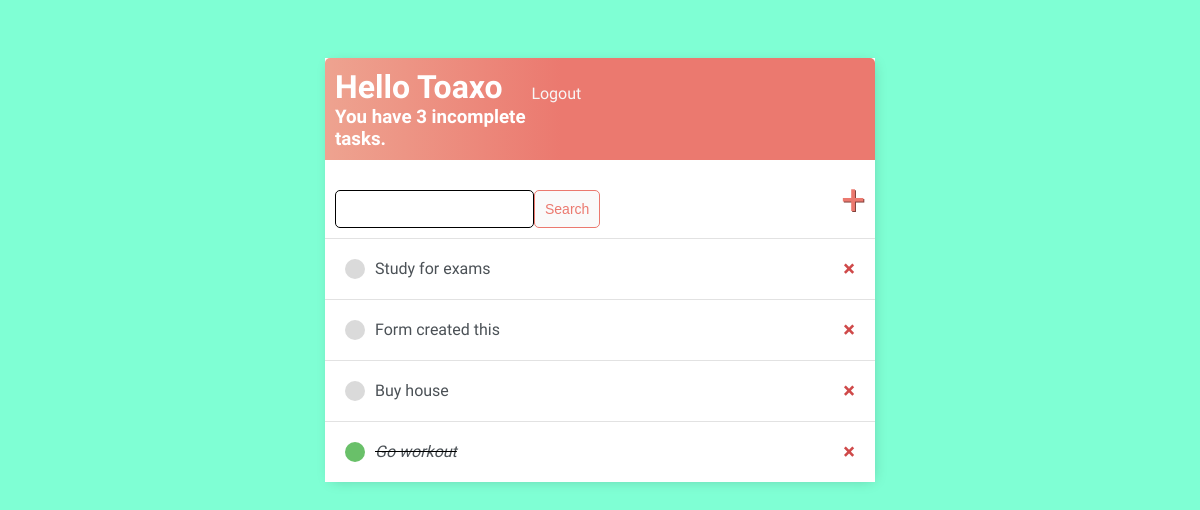
Before: / (signed in) with the older database file.
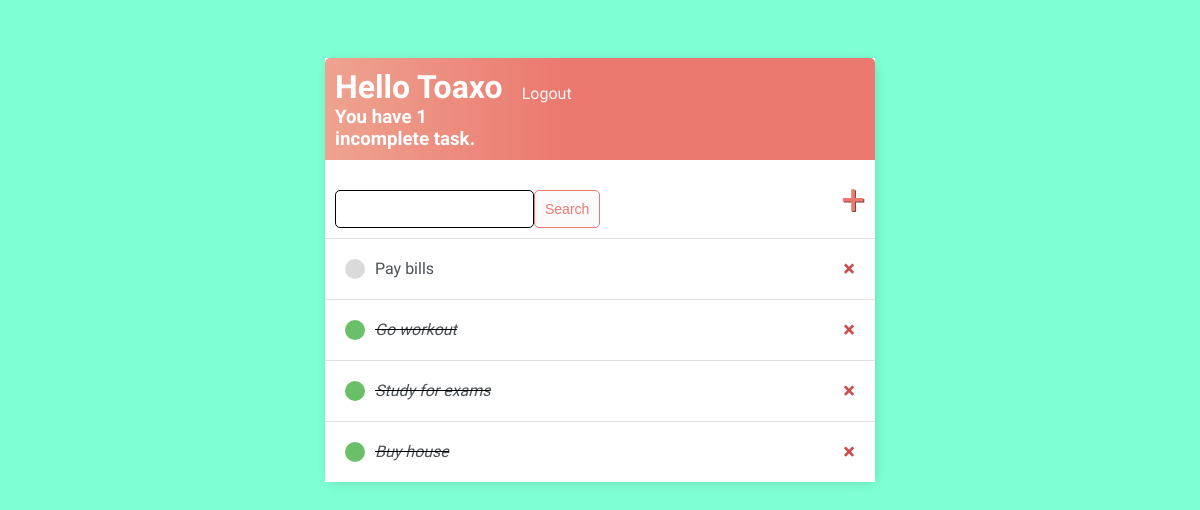
After: the same page with the newer database file.
### base/models.py (models this page shows)
class Task(models.Model):
    user = models.ForeignKey(User, on_delete=models.CASCADE, null=True, blank=True)
    title = models.CharField(max_length=200)
    description = models.TextField(null=True, blank=True)
    complete = models.BooleanField(default=False)
    created = models.DateTimeField(auto_now_add=True)
    def __str__(self):
        return self.title
    class Meta:
        ordering = ["complete"]

### base/views.py (the view)
# urls.py: path("", views.TaskList.as_view(), name="tasks"),
class TaskList(LoginRequiredMixin, generic.list.ListView):
    model = Task
    context_object_name = "tasks"
    login_url = "login"  # No need if set LOGIN_URL = "login" in settings.py
    def get_context_data(self, **kwargs):
        context = super().get_context_data(**kwargs)
        context["tasks"] = context["tasks"].filter(user=self.request.user)
        context["count"] = context["tasks"].filter(complete=False).count()
        search_input = self.request.GET.get("search-area") or ""
        if search_input:
            context["tasks"] = context["tasks"].filter(title__startswith=search_input)
        context["search_input"] = search_input
        return context

### base/templates/base/task_list.html
{% extends 'main.html' %}
{% block content %}
<div class="header-bar">
  <div>
    <div>
      <h1 style="display:inline">Hello {{request.user|title}}</h1>
      {% if request.user.is_authenticated %}
      <p style="float:right"><a href="{% url 'logout' %}">Logout</a></p>
      {% endif %}
    </div>
    <h3 style="margin:0">You have {{count}} incomplete task{{count|pluralize}}.</h3>
  </div>
</div>
<div id="search-add-wrapper">
  <form style="margin-top:20px; display:flex;" action="" method="GET">
    <input type="text" name="search-area" value="{{search_input}}">
    <input class="button" type="submit" value="Search">
  </form>
  <a id="add-link" href="{% url 'task-create' %}">&#x2b;</a>
</div>
<div class="task-items-wrapper">
  {% for task in tasks %}
  <div class="task-wrapper">
    {% if task.complete %}
    <div class="task-title">
      <div class="task-complete-icon"></div>
      <i><s><a href="{% url 'task-update' task.id %}">{{task}}</a></s></i>
    </div>
    <a class="delete-link" href="{% url 'task-delete' task.id %}">&#215</a>
     {% else %}
      <div class="task-title">
        <div class="task-incomplete-icon"></div>
        <a href="{% url 'task-update' task.id %}">{{task}}</a>
    </div>
    <a class="delete-link" href="{% url 'task-delete' task.id %}">&#215</a>
    {% endif %}
  </div>
  {% empty %}
  <h3>No items in list</h3>
  {% endfor %}
</div>
{% endblock content %}

### templates/main.html (shortened to what this page needs)
<!DOCTYPE html>
{% load static %}
<html lang="en">
  <head>
    <link
      rel="stylesheet"
      type="text/css"
      href="{% static 'styles/main.css' %}"
    />
  </head>
  <body>
    <div class="container">
    {% block content %}
    {% endblock content %}
    </div>
  </body>
</html>

### base/static/styles/main.css (style rules this page uses)
body { background-color: aquamarine; font-family: 'Varela Round', sans-serif; padding-top: 50px; }
h1, h2, h3, h4, h5, h6 { font-family: 'Varela Round', sans-serif; }
a, p { color: #4b5156 }
.container { max-width: 550px; margin: auto; background-color: #fff; -webkit-box-shadow: 2px 2px 13px -4px rgba(0, 0, 0, 0.21); box-shadow: 2px 2px 13px -4px rgba(0, 0, 0, 0.21); }
.header-bar { display: flex; justify-content: space-between; color: #fff; padding: 10px; border-radius: 5px 5px 0 0; background: linear-gradient(90deg, #EEA390 0%, #EB796F 43%, #EB796F 100%); }
.header-bar a { color: rgb(247, 247, 247); text-decoration: none; }
.task-wrapper { display: flex; align-items: center; justify-content: space-between; padding: 20px; background-color: #fff; border-top: 1px solid rgb(226, 226, 226); }
.task-title { display: flex; }
.task-title a { text-decoration: none; color: #4b5156; margin-left: 10px; }
.task-complete-icon { height: 20px; width: 20px; background-color: rgb(105, 192, 105); border-radius: 50%; }
.task-incomplete-icon { height: 20px; width: 20px; background-color: rgb(218, 218, 218); border-radius: 50%; }
.delete-link { text-decoration: none; font-weight: 900; color: #cf4949; font-size: 22px; line-height: 0; }
#search-add-wrapper { display: flex; justify-content: space-between; align-items: center; padding: 10px; }
#add-link { color: #EB796F; text-decoration: none; font-size: 42px; text-shadow: 1px 1px #81413b; }
input[type=text], input[type=password], textarea { border: 1px solid #000; border-radius: 5px; padding: 10px; width: 90%; }
.button { border: 1px solid #EB796F; background-color: #FAFAFA; color: #EB796F; padding: 10px; font-size: 14px; border-radius: 5px; cursor: pointer; text-decoration: none; }

Changed rows visible on the page:
changed Task: title "Form created this" → "Pay bills"; moves up the list
shown differently, row unchanged: Task "Go workout": moves up the list
changed Task "Study for exams": complete False → True (drawn)
changed Task "Buy house": complete False → True (drawn)
Other visible differences:
{{ count }}: "3" → "1"
